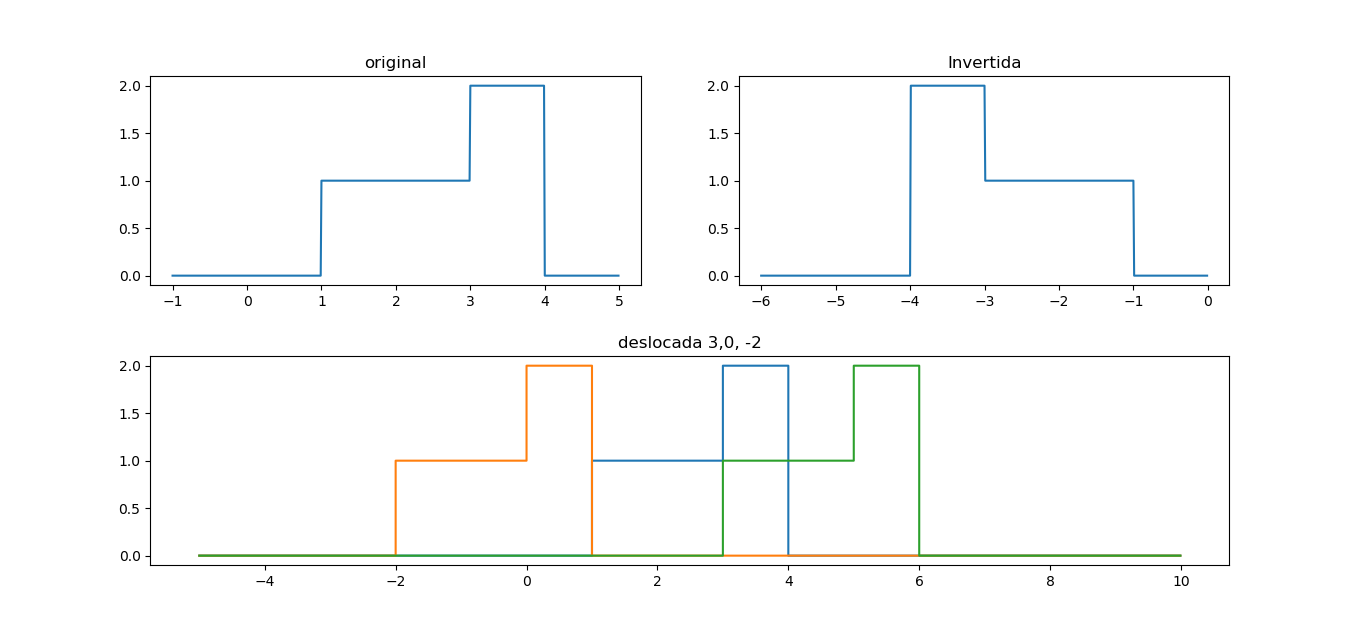

This figure's Python source:
import numpy as np
import matplotlib.pyplot as plt

def u_(t):
    if t>=0:
        return 1
    else:
        return 0

u = np.vectorize(u_)
t = np.arange(-1.0, 5.0, 0.01)

xa = u(t-1) + 1*u(t-3) - 2*u(t-4)
plt.subplot(221)
plt.title('original')
plt.plot(t,xa)

t = np.arange(-6.0, 0.0, 0.01)
xb = u(-t-1) + 1*u(-t-3) - 2*u(-t-4)
plt.subplot(222)
plt.title('Invertida')
plt.plot(t,xb)



t = np.arange(-5.0, 10, 0.01)

#deslocada 0
xc = u(t-1) + 1*u(t-3) - 2*u(t-4)

#deslocada 3
xd = u(t-1+3) + 1*u(t-3+3) - 2*u(t-4+3)

#deslocada -2
xe = u(t-1-2) + 1*u(t-3-2) - 2*u(t-4-2)
plt.subplot(212)
plt.title('deslocada 3,0, -2')
plt.step(t,xc)
plt.step(t,xd)
plt.step(t,xe)

plt.show()
